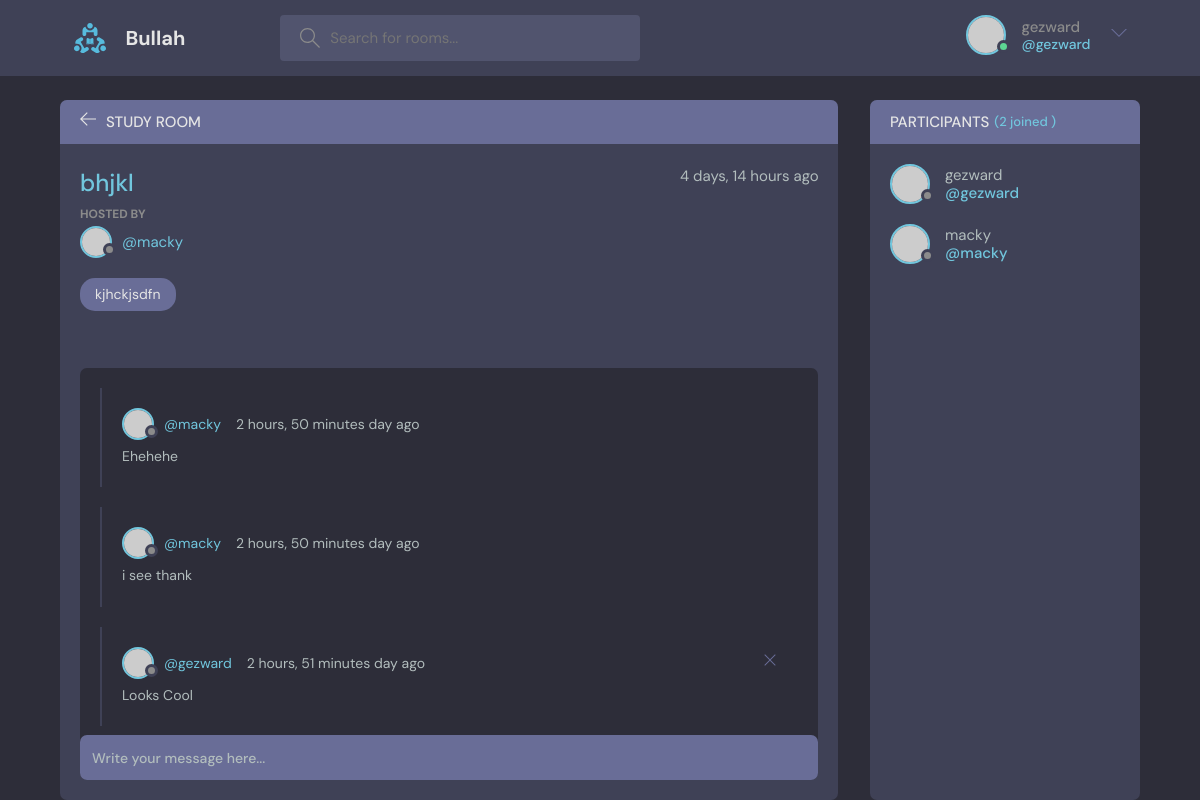
Page /room/10/ (signed in) on the committed database.
### base/models.py (models this page shows, shortened)
class Room(models.Model):
    host = models.ForeignKey(User, on_delete=models.SET_NULL, null=True)
    topic = models.ForeignKey(Topic, on_delete=models.SET_NULL, null=True)
    name = models.CharField(max_length=200, null=True)
    description = models.TextField(null=True, blank=True)
    participants = models.ManyToManyField(User, related_name='participants', blank=True)
    updated = models.DateTimeField(auto_now=True)
    created = models.DateTimeField(auto_now_add=True)
    class Meta:
        ordering = ['-updated', '-created']

class Topic(models.Model):
    name = models.CharField(max_length=2000, null=True)
    def __str__(self):
        return self.name

class Message(models.Model):
    user = models.ForeignKey(User, on_delete=models.CASCADE)
    room = models.ForeignKey(Room, on_delete=models.CASCADE)
    body = models.TextField(null=True)
    updated = models.DateTimeField(auto_now=True, null=True)
    created = models.DateTimeField(auto_now_add=True, null=True)
    class Meta:
        ordering = ['-updated', '-created']

### base/views.py (the view, shortened to what this page needs)
# urls.py: path('room/<str:pk>/', views.room, name='room'),
def room(request, pk):
    room = Room.objects.get(id=pk)
    room_messages = room.message_set.all().order_by('-created')
    participants = room.participants.all()
    context = {'room': room, 'room_messages': room_messages, 'participants': participants}
    return render(request, 'base/room.html', context)

### base/templates/base/room.html (shortened to what this page needs)
{% extends 'main.html' %}
{% block content %}
    <main class="profile-page layout layout--2">
        <div class="container">
            <div class="room">
                <div class="room__top">
                    <div class="room__topLeft">
                        <a href="{% url 'home' %}">
                            <svg version="1.1" xmlns="http://www.w3.org/2000/svg" width="32" height="32"
                                 viewBox="0 0 32 32">
                                <title>arrow-left</title>
                                <path
                                        d="M13.723 2.286l-13.723 13.714 13.719 13.714 1.616-1.611-10.96-10.96h27.625v-2.286h-27.625l10.965-10.965-1.616-1.607z"
                                ></path>
                            </svg>
                        </a>
                        <h3>Study Room</h3>
                    </div>
                </div>
                <div class="room__box scroll">
                    <div class="room__header scroll">
                        <div class="room__info">
                            <h3>{{ room.name }}</h3>
                            <span>{{ room.created|timesince }} ago</span>
                        </div>
                        <div class="room__hosted">
                            <p>Hosted By</p>
                            <a href="{% url 'user-profile' room.host.id %}" class="room__author">
                                <div class="avatar avatar--small">
                                    <img src="https://randomuser.me/api/portraits/men/37.jpg"/>
                                </div>
                                <span>@{{ room.host.username }}</span>
                            </a>
                        </div>
                        <span class="room__topics">{{ room.topic }}</span>
                    </div>
                    <div class="room__conversation">
                        <div class="threads scroll">
                            {% for message in room_messages %}
                                <div class="thread">
                                    <div class="thread__top">
                                        <div class="thread__author">
                                            <a href="{% url 'user-profile' message.user.id %}"
                                               class="thread__authorInfo">
                                                <div class="avatar avatar--small">
                                                    <img src="https://randomuser.me/api/portraits/men/37.jpg"/>
                                                </div>
                                                <span>@{{ message.user.username }}</span>
                                            </a>
                                            <span class="thread__date">{{ message.created |timesince }} day ago</span>
                                        </div>
                                        {% if request.user == message.user %}
                                            <a href="{% url 'delete-message' message.id %}">
                                                <div class="thread__delete">
                                                    <svg version="1.1" xmlns="http://www.w3.org/2000/svg" width="32"
                                                         height="32"
                                                         viewBox="0 0 32 32">
                                                        <title>remove</title>
                                                        <path
                                                                d="M27.314 6.019l-1.333-1.333-9.98 9.981-9.981-9.981-1.333 1.333 9.981 9.981-9.981 9.98 1.333 1.333 9.981-9.98 9.98 9.98 1.333-1.333-9.98-9.98 9.98-9.981z"
                                                        ></path>
                                                    </svg>
                                                </div>
                                            </a>
                                        {% endif %}
                                    </div>
                                    <div class="thread__details">
                                        {{ message.body }}
                                    </div>
                                </div>
                            {% endfor %}
                        </div>
                    </div>
                </div>
                <div class="room__message">
                    <form action="" method="POST">
                        <input name="body" placeholder="Write your message here..."/></form>
                </div>
            </div>
            <div class="participants">
                <h3 class="participants__top">Participants <span>({{ participants.count }} joined )</span></h3>
                <div class="participants__list scroll">
                    {% for user in participants %}
                        <a href="{% url 'user-profile' user.id %}" class="participant">
                            <div class="avatar avatar--medium">
                                <img src="https://randomuser.me/api/portraits/men/37.jpg"/>
                            </div>
                            <p>
                                {{ user.username }}
                                <span>@{{ user.username }}</span>
                            </p>
                        </a>
                    {% endfor %}
                </div>
            </div>
        </div>
    </main>
{% endblock content %}

### templates/navbar.html (shortened to what this page needs)
{% load static %}
<header class="header header--loggedIn">
    <div class="container">
        <a href="{% url 'home' %}" class="header__logo">
            <img src="{% static 'images/logo.svg' %}"/>
            <h1>Bullah</h1>
        </a>
        <form class="header__search" method="GET" action="{% url 'home' %}">
            <label>
                <input placeholder="Search for rooms..." name="q"/>
            </label>
        </form>
        <nav class="header__menu">
            {% if request.user.is_authenticated %}
                <div class="header__user">
                    <a href="{% url 'update-profile' %}">
                        <div class="avatar avatar--medium active">
                            <img src="https://randomuser.me/api/portraits/men/37.jpg"/>
                        </div>
                        <p>{{ request.user.username }}<span>@{{ request.user.username }}</span></p>
                    </a>
                    <button class="dropdown-button">
                        <svg version="1.1" xmlns="http://www.w3.org/2000/svg"
                             width="32" height="32"
                             viewBox="0 0 32 32">
                            <title>chevron-down</title>
                            <path d="M16 21l-13-13h-3l16 16 16-16h-3l-13 13z"></path>
                        </svg>
                    </button>
                </div>
            {% else %}
                <a href="{% url 'login' %}">
                    <img src="{% static 'images/avatar.svg' %}"/>
                    <p>Login</p>
                </a>
            {% endif %}
        </nav>
    </div>
</header>

### rows in the picture
Room: name "bhjkl", created "4 days, 14 hours", host.username "macky", topic "kjhckjsdfn"
Message: user.username "macky", created "2 hours, 50 minutes", body "Ehehehe"
Message: user.username "macky", created "2 hours, 50 minutes", body "i see thank"
Message: user.username "gezward", created "2 hours, 51 minutes", body "Looks Cool"

### other values in the picture
{{ request.user.username }} "gezward"
{{ participants.count }} "2"
{{ user.username }} "gezward"
{{ user.username }} "macky"
